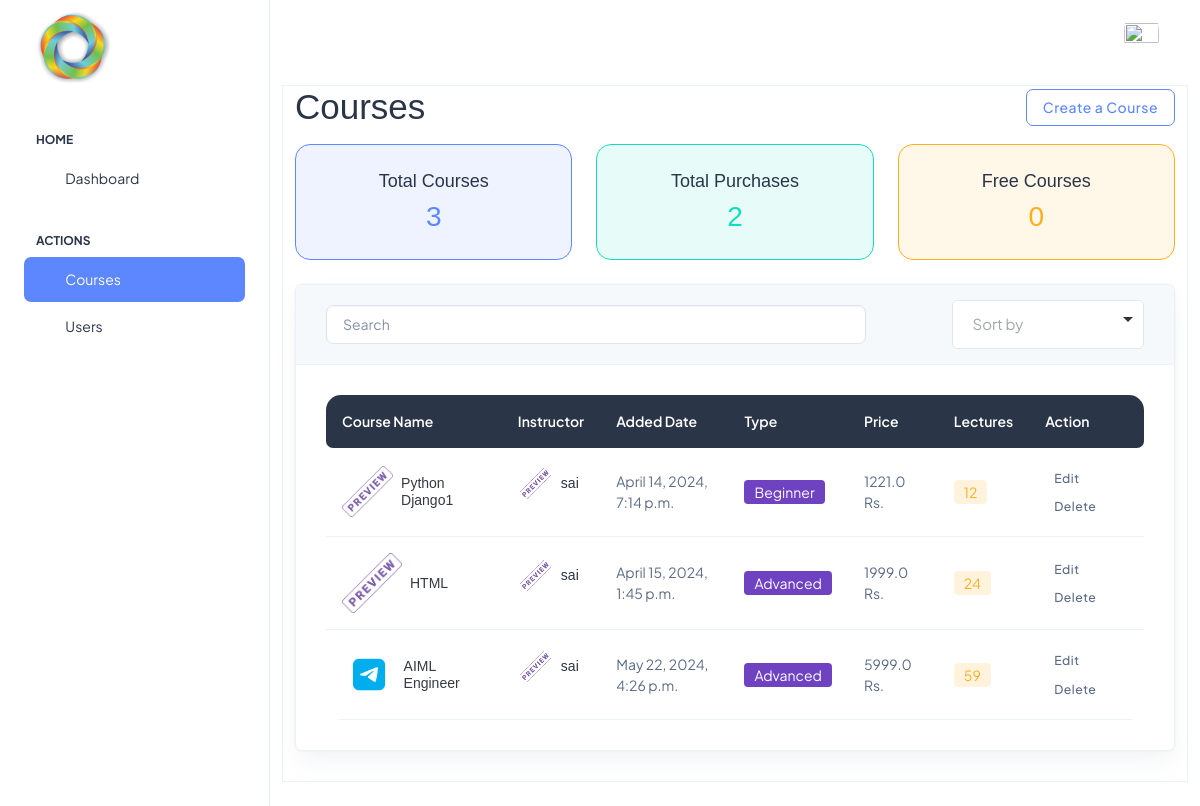
Page /beta/admin/courses on the earlier database version.
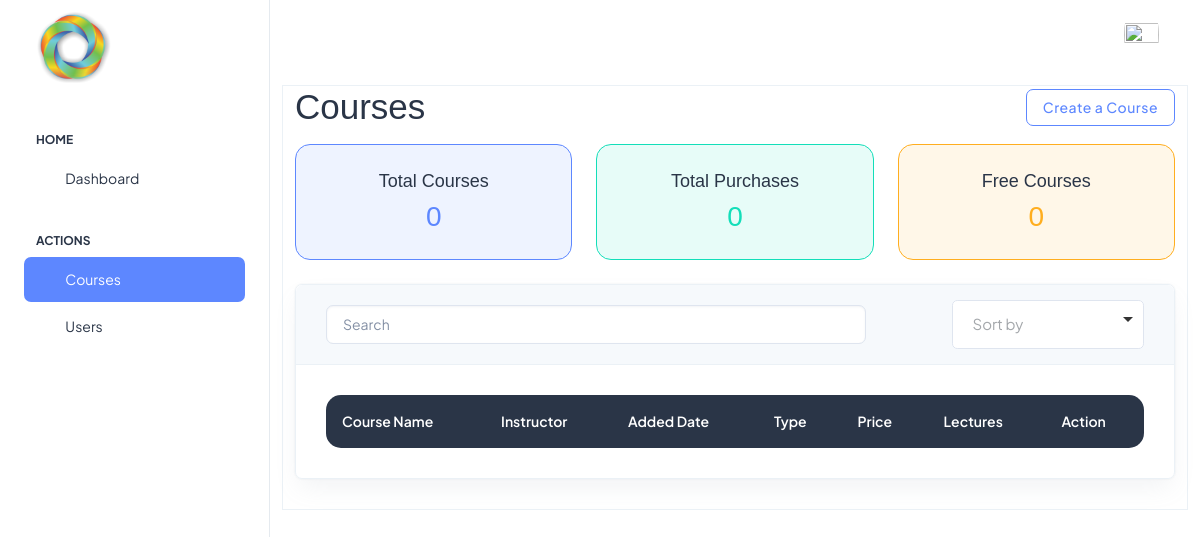
Same page on the later database version.
### base/models.py (models this page shows)
class Course(models.Model):
    COURSE_LEVELS = [
        ('Beginner', 'Beginner'),
        ('Intermediate', 'Intermediate'),
        ('Advanced', 'Advanced'),
        ('All Level', 'All level'),
    ]
    ratingChoices=[
        ('0',0),
        ('1',1),
        ('2',2),
        ('3',3),
        ('4',4),
        ('5',5)
    ]
    course_level=models.CharField(
        max_length=20,
        choices=COURSE_LEVELS,
        default='all',
    )
    course_createdon=models.DateTimeField(auto_now_add=True)
    video=models.FileField(upload_to='static/course_videos')
    course_category=models.CharField(max_length=200)
    course_name=models.CharField(max_length=200)
    course_instructor=models.ForeignKey(CustomUser,on_delete=models.CASCADE)
    course_description=models.TextField()
    course_rating=models.CharField(choices=ratingChoices ,default=5 ,max_length=3)
    course_price=models.FloatField(default=0)
    course_duration=models.CharField(max_length=30)
    course_image=models.ImageField(upload_to='static/course_images')
    lectures=models.IntegerField(default=0)
    def __str__(self):
        return self.course_name

class CustomUser(AbstractUser):
    email=models.CharField(max_length=80,unique=True)
    profilepic=models.ImageField(upload_to='static/profile_pics',null=True)
    userfor=models.CharField(max_length=20,default='')
    token=models.CharField(default=False,max_length=256)
    def __str__(self):
        return self.username

### betaadmin/views.py (the view)
# urls.py: path('admin/courses',admincourses,name="admincourses"),
def admincourses(request):
    courses=Course.objects.all()
    purchases=isPurchased.objects.all()
    freecourses=courses.filter(course_price=0)
    return render(request,'beta_admin/admin/courses.html',{'courses':courses,"purchases":purchases,'free':freecourses })

### templates/beta_admin/admin/courses.html (shortened to what the changed rows need)
<!doctype html>
<html lang="en">
{% load static %}
<head>
  <link rel="stylesheet" type="text/css" href="{% static 'assets/css/style.css' %}">
  <link rel="stylesheet" type="text/css" href="{% static 'login/assets/css/styles.min.css' %}" />
  <link rel="stylesheet" type="text/css" href="{% static 'assets/vendor/choices/css/choices.min.css' %}">
</head>
<body>
  <div class="page-wrapper" id="main-wrapper" data-layout="vertical" data-navbarbg="skin6" data-sidebartype="full"
    data-sidebar-position="fixed" data-header-position="fixed">
    <div class="body-wrapper">
      <div class="container-fluid">
         <div class="row">
<div class="page-content-wrapper border">
    <div class="row mb-3">
        <div class="col-12 d-sm-flex justify-content-between align-items-center">
            <h1 class="h1 mb-2 mb-sm-0">Courses</h1>
        </div>
    </div>
    <div class="row g-4 mb-4">
        <div class="col-sm-6 col-lg-4">
            <div class="text-center p-4 bg-primary border border-primary rounded-3" style="--bs-bg-opacity: 0.1;    padding: 1.6rem !important;">
                <h6 style="font-size: large;">Total Courses</h6>
                <h2 class="mb-0 text-primary">{{courses.count}}</h2>
            </div>
        </div>
        <div class="col-sm-6 col-lg-4">
            <div class="text-center p-4 bg-success bg-opacity-10 border border-success rounded-3" style="    --bs-bg-opacity: 0.1;    padding: 1.6rem !important;">
                <h6 style="font-size: large;">Total Purchases</h6>
                <h2 class="mb-0 text-success">{{purchases.count}}</h2>
            </div>
        </div>
        <div class="col-sm-6 col-lg-4">
            <div class="text-center p-4  bg-warning bg-opacity-15 border border-warning rounded-3" style="--bs-bg-opacity: 0.1;    padding: 1.6rem !important;">
                <h2 class="mb-0 text-warning">{{free.count}}</h2>
            </div>
        </div>
    </div>
    <div class="card bg-transparent border">
        <div class="card-body">
            <div class="table-responsive border-0 rounded-3">
                <table class="table table-dark-gray align-middle p-4 mb-0 table-hover">
                    <thead>
                        <tr>
                            <th scope="col" class="border-0 rounded-start">Course Name</th>
                            <th scope="col" class="border-0">Instructor</th>
                            <th scope="col" class="border-0">Added Date</th>
                            <th scope="col" class="border-0">Type</th>
                            <th scope="col" class="border-0">Price</th>
                            <th scope="col" class="border-0">Lectures</th>
                            <th scope="col" class="border-0 rounded-end">Action</th>
                        </tr>
                    </thead>
                    <tbody>
                        {% for course in courses %}
                        <tr>
                            <td>
                                <div class="d-flex align-items-center position-relative">
                                    <div class="w-60px">
                                        <img src='{{ course.course_image.url }}' class="rounded" alt="">
                                    </div>
                                    <h6 class="table-responsive-title mb-0 ms-2">
                                        <a href="{% url 'admincourseAM' course.id %}" class="stretched-link">{{course}}</a>
                                    </h6>
                                </div>
                            </td>
                            <td>
                                <div class="d-flex align-items-center mb-3">
                                    <div class="avatar avatar-xs flex-shrink-0">
                                        <img class="avatar-img rounded-circle" src="{% if course.course_instructor.profilepic == '' %}{% static 'assets/images/avatar/01.png' %}{% else %}{{ course.course_instructor.profilepic.url }}{% endif %}" alt="avatar">
                                    </div>
                                    <div class="ms-2">
                                        <h6 class="mb-0 fw-light">{{course.course_instructor}}</h6>
                                    </div>
                                </div>
                            </td>
                            <td>{{course.course_createdon}}</td>
                            <td> <span class="badge text-bg-purple">{{course.course_level}}</span> </td>
                            <td>{{ course.course_price }} Rs.</td>
                            <td>
                                <span class="badge bg-warning text-warning" style="--bs-bg-opacity: 0.15;">{{ course.lectures }}</span>
                            </td>
                            <td>
                                <a href="{% url 'editcourse' course.id %}" class="btn btn-sm btn-success-soft me-1 mb-1 mb-md-0">Edit</a>
                                <a href="{% url 'deletecourse' course.id %}" class="btn btn-sm btn-danger-soft mb-0">Delete</a>
                            </td>
                        </tr>
                        {% endfor %}
                    </tbody>
                </table>
            </div>
        </div>
    </div>
</div>
         </div>
      </div>
    </div>
  </div>
</body>
</html>

Differences in the rows shown:
removed Course: course_image (picture), course_name "Python Django1", course_instructor.profilepic (picture), course_instructor "sai", course_createdon "April 14, 2024, 7:14 p.m.", course_level "Beginner", course_price "1221.0", lectures "12"
removed Course: course_image (picture), course_name "HTML", course_instructor.profilepic (picture), course_instructor "sai", course_createdon "April 15, 2024, 1:45 p.m.", course_level "Advanced", course_price "1999.0", lectures "24"
removed Course: course_image (picture), course_name "AIML Engineer", course_instructor.profilepic (picture), course_instructor "sai", course_createdon "May 22, 2024, 4:26 p.m.", course_level "Advanced", course_price "5999.0", lectures "59"
Other differences:
{{ courses.count }}: "3" → "0"
{{ purchases.count }}: "2" → "0"
